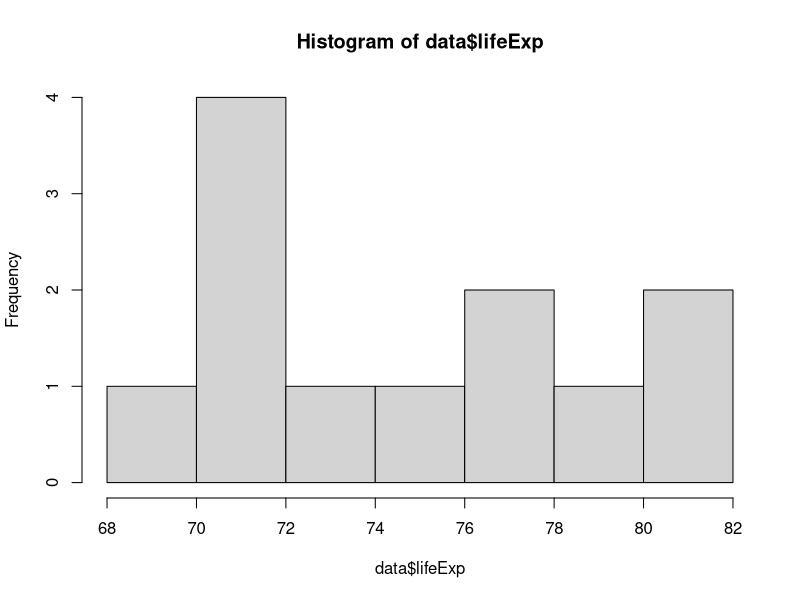

Write the R code that produced this figure.
## ---- chunk 1
#| label: library
#| message: false
library(tidyverse)
library(broom)
## ---- chunk 2
#| label: data-read-in
data <- read_csv(here::here("data/oz_gapminder.csv"))
## ---- chunk 3
#| label: hist-life-exp
hist(data$lifeExp)
## ---- chunk 4
#| label: example-lm
fit <- lm(lifeExp ~ year, data = data)
fit
## ---- chunk 5
#| label: coef-table
library(broom)
fit_coef <- tidy(fit)
knitr::kable(fit_coef,
             caption = "A table of the coefficients")
